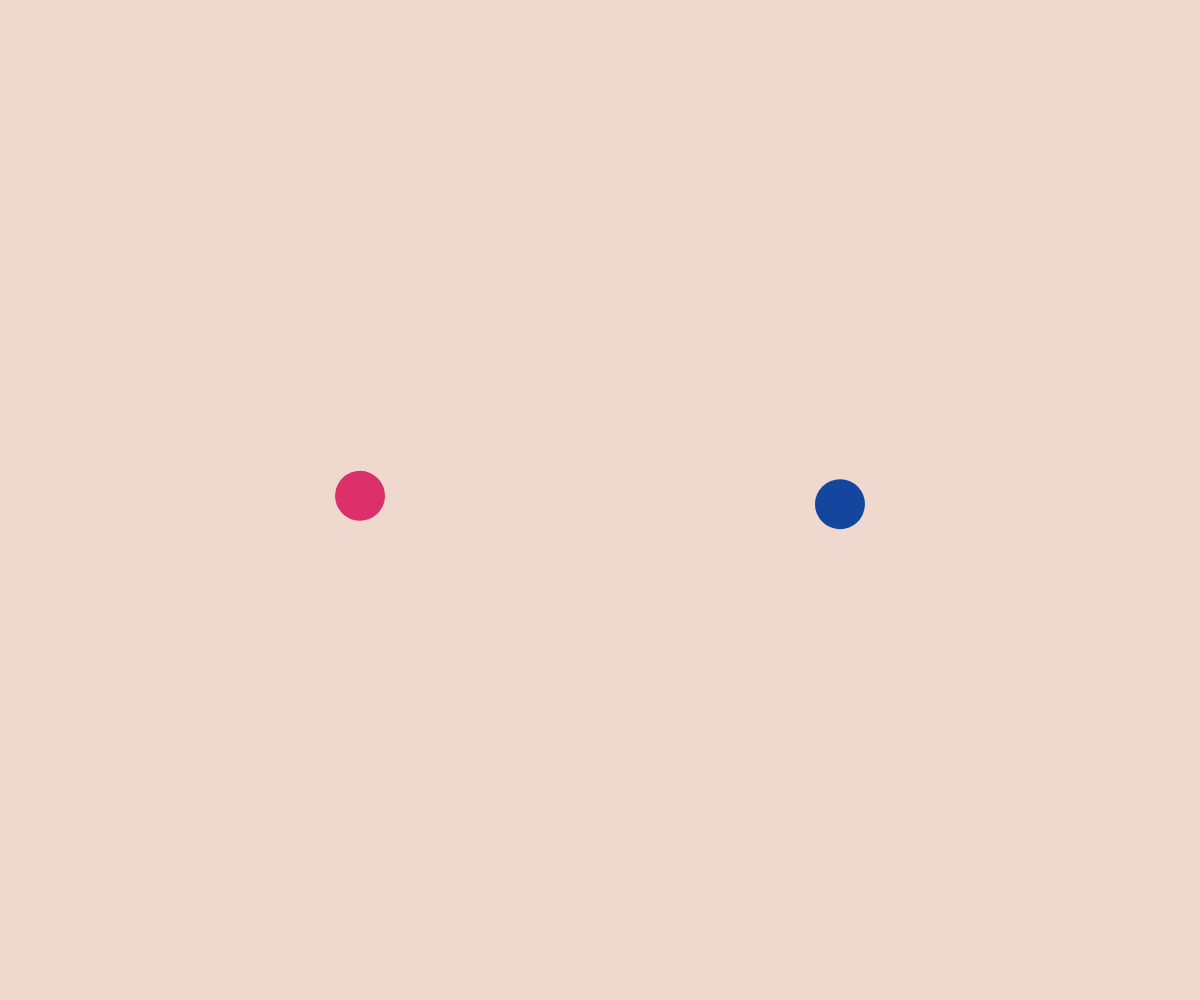
Frame 1 (no input)
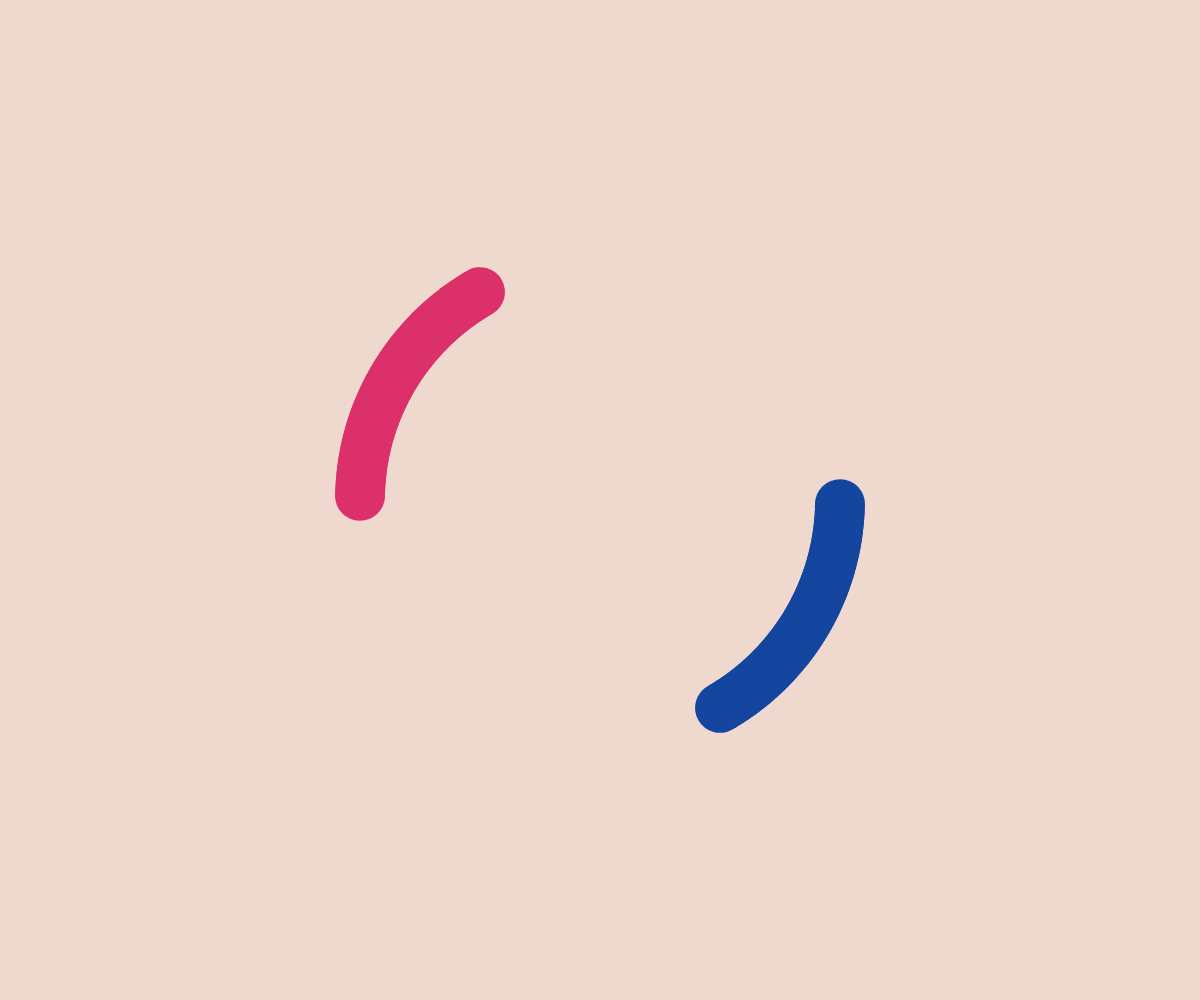
Frame 60 (no input)
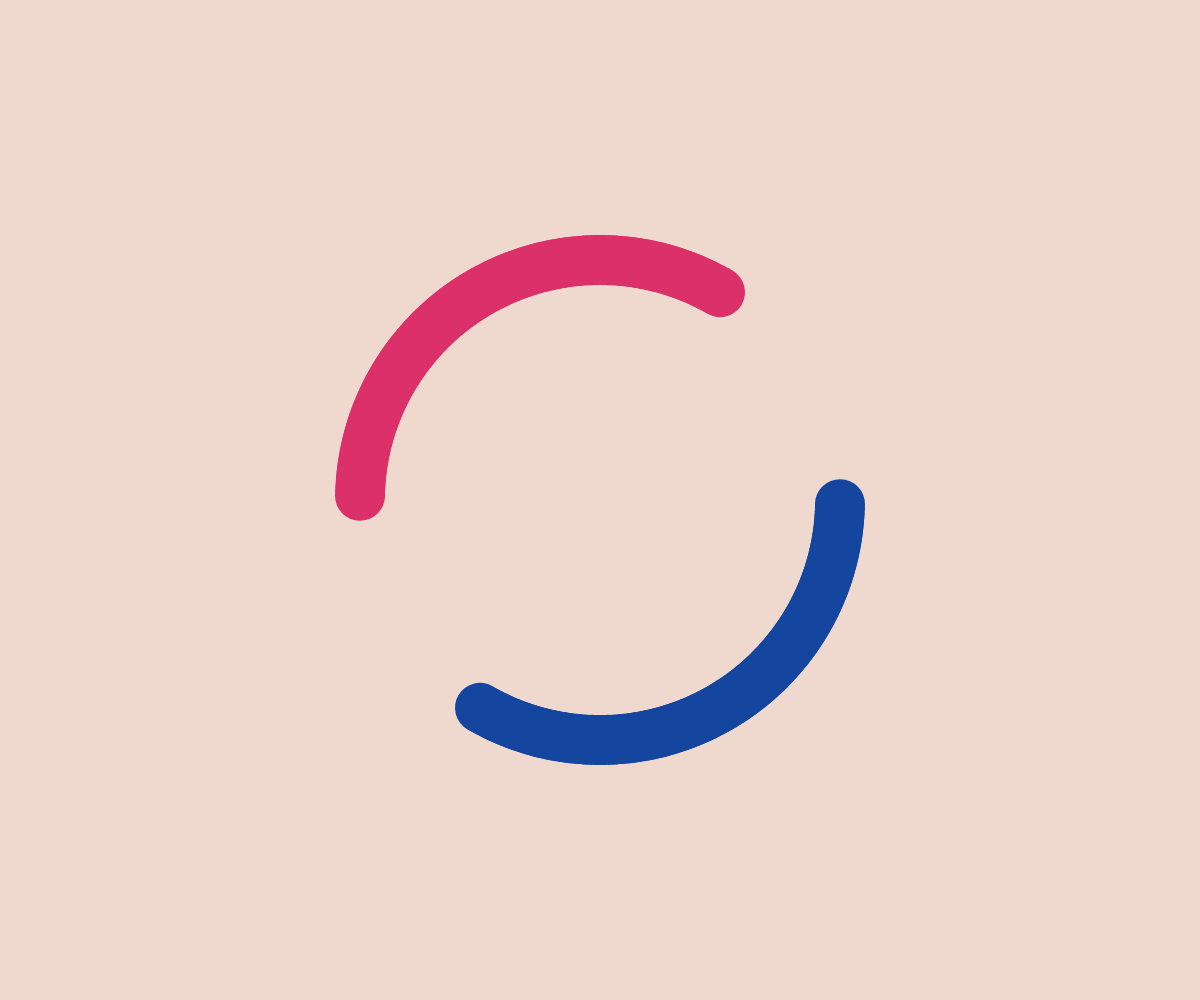
Frame 120 (the mouse pressed at the canvas centre since frame 60)

The p5.js sketch that drew these frames (run headless with seeded random() and noise() and a simulated clock; from frame 60 on, the mouse is pressed at the canvas centre):

// p5.js sketch
// ── sketch.js
function setup() {
  createCanvas(windowWidth, windowHeight);
  background('#EFD9CE');
  noStroke();
  angleMode(DEGREES);
}

function draw() {
  push();
  translate(width / 2, height / 2);
  rotate(frameCount % 360);
  fill('#1446A0');
  circle(width / 5, 0, 50);
  fill('#DB3069');
  circle(-width / 5, 0, 50);
  pop();
}

function keyPressed() {
  background('#EFD9CE');
}
